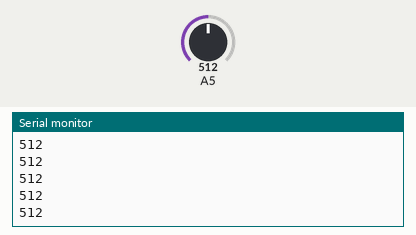
Recording of a sketch running on a simulated Arduino Uno, built with avr-gcc and run on an emulated ATmega328P. On the bench: the last lines printed to the serial monitor. The test bench sets the inputs (shaded band); at power-on: A5 = 512.

Above: at 1.2 s.
1.3 s: A5 set to 716
At 1.31 s:
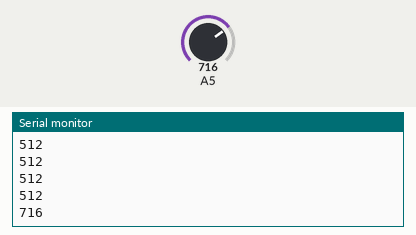
2.8 s: A5 set to 900
At 2.81 s:
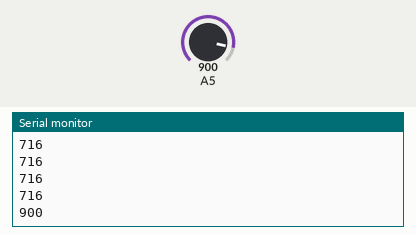
Timing chart, 0 to 5.8 s (numbered marks = the images above; inputs shaded):
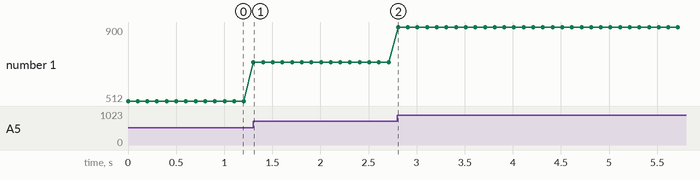

Measured:
- after the input at 1.3 s, the serial monitor: prints a new line at once (image 1)
- after the input at 2.8 s, the serial monitor: prints a new line at once (image 2)
- plotted number 1: 512 → 716 after the input at 1.3 s, 716 → 900 after the input at 2.8 s

The sketch:

sketch_nov26a.ino
```cpp
void setup() {
  // 設定初始化，此段程式只會執行一次
  pinMode(13, INPUT);    // 設定腳位13為輸入模式
  Serial.begin(9600);    // 啟動序列通訊，鮑率設為9600
}

void loop() {
  // 主要程式區塊，會重複執行
  int light_value = analogRead(13);    // 讀取腳位13的類比值並儲存到 light_value 變數
  Serial.println(light_value);         // 將讀取到的數值透過序列埠輸出
  delay(100);                          // 延遲100毫秒再執行下一次讀取
}
```
